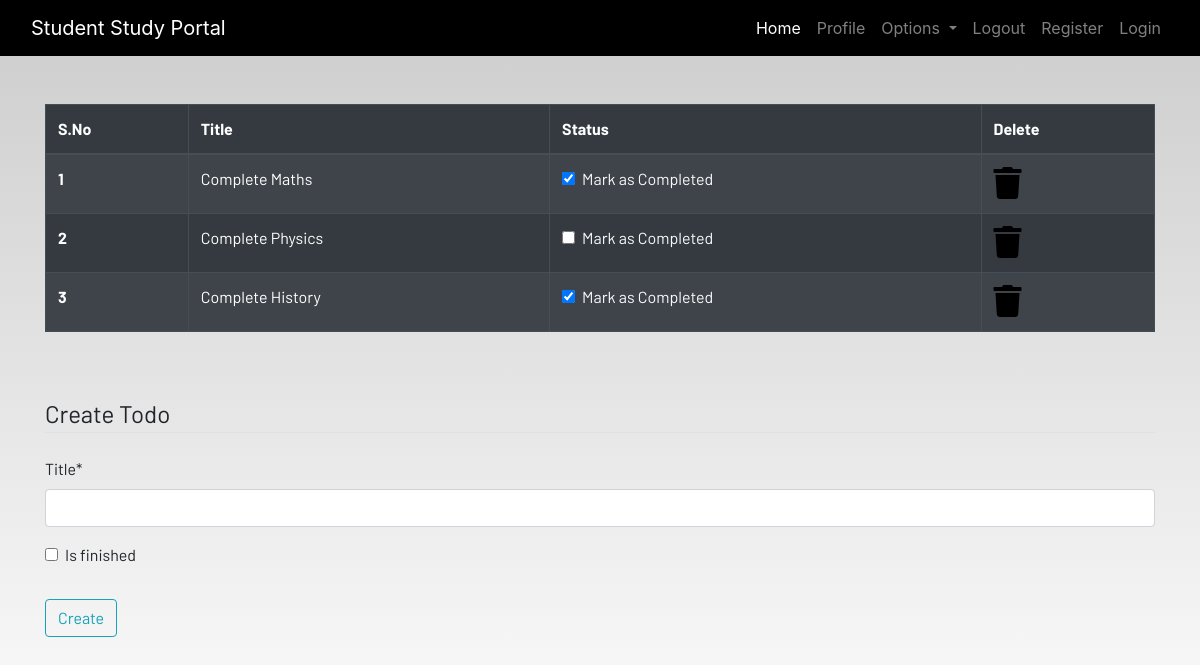
The page /todo/ (signed in) on the database its author committed.
### dashboard/models.py (models this page shows, shortened)
class Todo(models.Model):
    user = models.ForeignKey(User,on_delete=models.CASCADE)
    title = models.CharField(max_length=100)
    is_finished = models.BooleanField(default=False)

### dashboard/views.py (the view)
# urls.py: path('todo/',todo,name='todo'),
@login_required
def todo(request):
    if request.method=="POST":
        form = TodoForm(request.POST)
        if form.is_valid():
            try:
                finished = request.POST['is_finished']
                if finished=='on':
                    finished=True
                else :
                    finished=False
            except:
                finished = False
            todos = Todo(
                user=request.user,
                title=request.POST['title'],
                is_finished=finished
            )
            todos.save()
            messages.success(request,f'Todos Added from {request.user.username}  Successfully!!')
    else:
        form = TodoForm()
    todo = Todo.objects.filter(user=request.user)
    if len(todo)==0:
        todos_done=True
    else:
        todos_done=False
    context = {
        'todos':todo,
        'form':form,
        'todos_done':todos_done
    }
    return render(request,'dashboard/todo.html',context)

### dashboard/forms.py
class TodoForm(forms.ModelForm):
    class Meta:
        model = Todo
        fields = ['title','is_finished']

### dashboard/templates/dashboard/todo.html (shortened to what this page needs)
{% extends 'dashboard/base.html' %}
{% load static %}
{% load crispy_forms_tags %}
{% block content %}
<div class="container">
    {% if not todos_done %}
    <table class="table table-striped table-bordered table-hover table-dark">
        <thead>
            <tr>
                <th scope="col">S.No</th>
                <th scope="col">Title</th>
                <th scope="col">Status</th>
                <th scope="col">Delete</th>
            </tr>
        </thead>
        <tbody>
            {% for todo in todos %}
            <tr>
                <th scope="row">{{forloop.counter}}</th>
                <td>{{todo.title}}</td>
                <td>
                    <a href="{% url 'update-todo' todo.id %}">
                        <div class="form-check">
                            {% if todo.is_finished == True %}
                            <input class="form-check-input" type="checkbox" value="" checked >
                            {% else %}
                            <input class="form-check-input" type="checkbox" value="" >
                            {% endif %}
                            <label class="form-check-label text-light" for="flexCheckDefault">
                                Mark as Completed
                            </label>
                        </div>
                    </a>
                </td>
                <td><a href="{% url 'delete-todo' todo.id %}"><i class="fa fa-trash fa-2x"></i></a></td>
            </tr>
            {% endfor %}
        </tbody>
    </table>
    {% else %}
    <h4>All tasks have been done!! create to add more</h4>
{% endif %}
</div><br><br>
<div class="container">
    <form method="POST">
        <fieldset class="form-group">
            <legend class="border-bottom mb-4">Create Todo</legend>
            {{form|crispy}}
        </fieldset>
        <div class="form-group">
            <button href="" class="btn btn-outline-info" type="submit">
                Create
            </button>
        </div>
    </form>
</div>
{% endblock content %}

### static/css/main.css (style rules this page uses)
html { scroll-behavior: smooth; height: 100%; width: 100%; }
a { text-decoration: none !important; color: black; }
html, body { max-width: 100%; overflow-x: hidden; height: 100%; width: 100%; }
body { background: linear-gradient(rgba(0, 0, 0, 0.2), rgba(255, 255, 255, 0.5)); overflow-x: hidden; background-repeat: no-repeat; }
.fa { color: black; }

### rows shown on the page
Todo: title "Complete Maths"
Todo: title "Complete Physics"
Todo: title "Complete History"
